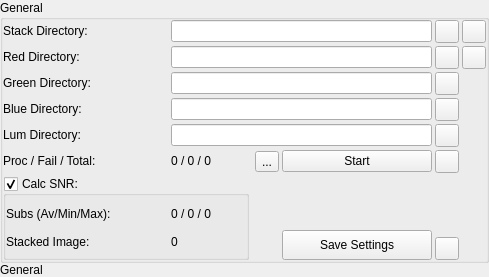
      <widget class="MinimizeWidget" name="GeneralMinimizeWidget">
       <layout class="QVBoxLayout" name="GeneralUnusedVerticalLayout" stretch="0,0">
        <property name="spacing">
         <number>0</number>
        </property>
        <property name="leftMargin">
         <number>0</number>
        </property>
        <property name="topMargin">
         <number>0</number>
        </property>
        <property name="rightMargin">
         <number>0</number>
        </property>
        <property name="bottomMargin">
         <number>0</number>
        </property>
        <item>
         <widget class="QGroupBox" name="GeneralGroupBox">
          <property name="sizePolicy">
           <sizepolicy hsizetype="Expanding" vsizetype="Preferred">
            <horstretch>0</horstretch>
            <verstretch>0</verstretch>
           </sizepolicy>
          </property>
          <property name="title">
           <string>General</string>
          </property>
          <property name="flat">
           <bool>false</bool>
          </property>
          <layout class="QGridLayout" name="gridLayout_6" rowstretch="0,0,0,0,0,0,0">
           <property name="leftMargin">
            <number>0</number>
           </property>
           <property name="topMargin">
            <number>0</number>
           </property>
           <property name="rightMargin">
            <number>0</number>
           </property>
           <property name="bottomMargin">
            <number>0</number>
           </property>
           <property name="spacing">
            <number>3</number>
           </property>
           <item row="5" column="5" colspan="2" alignment="Qt::AlignRight">
            <widget class="QPushButton" name="StartB">
             <property name="sizePolicy">
              <sizepolicy hsizetype="Fixed" vsizetype="Fixed">
               <horstretch>0</horstretch>
               <verstretch>0</verstretch>
              </sizepolicy>
             </property>
             <property name="minimumSize">
              <size>
               <width>150</width>
               <height>0</height>
              </size>
             </property>
             <property name="maximumSize">
              <size>
               <width>80</width>
               <height>16777215</height>
              </size>
             </property>
             <property name="toolTip">
              <string>&lt;html&gt;&lt;head/&gt;&lt;body&gt;&lt;p&gt;Starts watching the Stack Directory and runs stacking.&lt;/p&gt;&lt;/body&gt;&lt;/html&gt;</string>
             </property>
             <property name="text">
              <string>Start</string>
             </property>
            </widget>
           </item>
           <item row="1" column="1" colspan="6">
            <widget class="QLineEdit" name="Red">
             <property name="minimumSize">
              <size>
               <width>100</width>
               <height>0</height>
              </size>
             </property>
             <property name="toolTip">
              <string>The directory containing Red files to stack</string>
             </property>
            </widget>
           </item>
           <item row="5" column="1" colspan="2">
            <widget class="QLabel" name="SubsProcessed">
             <property name="sizePolicy">
              <sizepolicy hsizetype="Fixed" vsizetype="Fixed">
               <horstretch>0</horstretch>
               <verstretch>0</verstretch>
              </sizepolicy>
             </property>
             <property name="minimumSize">
              <size>
               <width>75</width>
               <height>0</height>
              </size>
             </property>
             <property name="toolTip">
              <string>Number of subs successfully processed / failed / total</string>
             </property>
             <property name="text">
              <string>0 / 0 / 0</string>
             </property>
            </widget>
           </item>
           <item row="5" column="8">
            <widget class="QToolButton" name="MonitorB">
             <property name="sizePolicy">
              <sizepolicy hsizetype="Fixed" vsizetype="Fixed">
               <horstretch>0</horstretch>
               <verstretch>0</verstretch>
              </sizepolicy>
             </property>
             <property name="toolTip">
              <string>&lt;html&gt;&lt;head/&gt;&lt;body&gt;&lt;p&gt;Launch Live Stacker Monitor&lt;/p&gt;&lt;/body&gt;&lt;/html&gt;</string>
             </property>
             <property name="text">
              <string />
             </property>
             <property name="icon">
              <iconset theme="utilities-system-monitor" />
             </property>
            </widget>
           </item>
           <item row="2" column="8">
            <widget class="QToolButton" name="GreenDirB">
             <property name="toolTip">
              <string>Green directory chooser dialog</string>
             </property>
             <property name="text">
              <string />
             </property>
             <property name="icon">
              <iconset theme="folder-open" />
             </property>
            </widget>
           </item>
           <item row="0" column="9">
            <widget class="QToolButton" name="StackMultiCB1">
             <property name="sizePolicy">
              <sizepolicy hsizetype="Fixed" vsizetype="Fixed">
               <horstretch>0</horstretch>
               <verstretch>0</verstretch>
              </sizepolicy>
             </property>
             <property name="toolTip">
              <string>&lt;html&gt;&lt;head/&gt;&lt;body&gt;&lt;p&gt;Toggle between mono and multi-channel mode&lt;/p&gt;&lt;/body&gt;&lt;/html&gt;</string>
             </property>
             <property name="text">
              <string />
             </property>
             <property name="icon">
              <iconset theme="go-down" />
             </property>
            </widget>
           </item>
           <item row="0" column="8">
            <widget class="QToolButton" name="StackDirB">
             <property name="sizePolicy">
              <sizepolicy hsizetype="Fixed" vsizetype="Fixed">
               <horstretch>0</horstretch>
               <verstretch>0</verstretch>
              </sizepolicy>
             </property>
             <property name="toolTip">
              <string>&lt;html&gt;&lt;head/&gt;&lt;body&gt;&lt;p&gt;Stack directory chooser dialog&lt;/p&gt;&lt;/body&gt;&lt;/html&gt;</string>
             </property>
             <property name="text">
              <string />
             </property>
             <property name="icon">
              <iconset theme="folder-open" />
             </property>
            </widget>
           </item>
           <item row="3" column="0">
            <widget class="QLabel" name="BlueLabel">
             <property name="sizePolicy">
              <sizepolicy hsizetype="Fixed" vsizetype="Fixed">
               <horstretch>0</horstretch>
               <verstretch>0</verstretch>
              </sizepolicy>
             </property>
             <property name="minimumSize">
              <size>
               <width>165</width>
               <height>0</height>
              </size>
             </property>
             <property name="text">
              <string>Blue Directory:</string>
             </property>
             <property name="buddy">
              <cstring>Blue</cstring>
             </property>
            </widget>
           </item>
           <item row="6" column="0" colspan="3" alignment="Qt::AlignLeft|Qt::AlignVCenter">
            <widget class="QGroupBox" name="CalcSNR">
             <property name="sizePolicy">
              <sizepolicy hsizetype="Fixed" vsizetype="Fixed">
               <horstretch>0</horstretch>
               <verstretch>0</verstretch>
              </sizepolicy>
             </property>
             <property name="minimumSize">
              <size>
               <width>240</width>
               <height>84</height>
              </size>
             </property>
             <property name="toolTip">
              <string>&lt;html&gt;&lt;head/&gt;&lt;body&gt;&lt;p&gt;Check to enable SNR calculations on individual subs and the final image.&lt;/p&gt;&lt;/body&gt;&lt;/html&gt;</string>
             </property>
             <property name="autoFillBackground">
              <bool>false</bool>
             </property>
             <property name="title">
              <string>Calc SNR:</string>
             </property>
             <property name="flat">
              <bool>false</bool>
             </property>
             <property name="checkable">
              <bool>true</bool>
             </property>
             <property name="checked">
              <bool>true</bool>
             </property>
             <layout class="QGridLayout" name="gridLayout_7" rowstretch="0,0">
              <property name="leftMargin">
               <number>0</number>
              </property>
              <property name="topMargin">
               <number>4</number>
              </property>
              <property name="rightMargin">
               <number>0</number>
              </property>
              <property name="bottomMargin">
               <number>0</number>
              </property>
              <property name="horizontalSpacing">
               <number>0</number>
              </property>
              <property name="verticalSpacing">
               <number>4</number>
              </property>
              <item row="0" column="0" alignment="Qt::AlignLeft">
               <widget class="QLabel" name="SubsSNRLabel">
                <property name="sizePolicy">
                 <sizepolicy hsizetype="Fixed" vsizetype="Fixed">
                  <horstretch>0</horstretch>
                  <verstretch>0</verstretch>
                 </sizepolicy>
                </property>
                <property name="minimumSize">
                 <size>
                  <width>165</width>
                  <height>21</height>
                 </size>
                </property>
                <property name="toolTip">
                 <string>&lt;html&gt;&lt;head/&gt;&lt;body&gt;&lt;p&gt;Signal-to-noise ratio Average (mean) / Min / Max  of the processed subs&lt;/p&gt;&lt;/body&gt;&lt;/html&gt;</string>
                </property>
                <property name="lineWidth">
                 <number>0</number>
                </property>
                <property name="text">
                 <string>Subs (Av/Min/Max):</string>
                </property>
               </widget>
              </item>
              <item row="1" column="0">
               <widget class="QLabel" name="ImageSNRLabel">
                <property name="sizePolicy">
                 <sizepolicy hsizetype="Fixed" vsizetype="Fixed">
                  <horstretch>0</horstretch>
                  <verstretch>0</verstretch>
                 </sizepolicy>
                </property>
                <property name="minimumSize">
                 <size>
                  <width>165</width>
                  <height>21</height>
                 </size>
                </property>
                <property name="toolTip">
                 <string>The signal-to-noise ratio of the final image</string>
                </property>
                <property name="text">
                 <string>Stacked Image:</string>
                </property>
                <property name="alignment">
                 <set>Qt::AlignLeading|Qt::AlignLeft|Qt::AlignVCenter</set>
                </property>
               </widget>
              </item>
              <item row="1" column="1">
               <widget class="QLabel" name="ImageSNR">
                <property name="sizePolicy">
                 <sizepolicy hsizetype="Fixed" vsizetype="Fixed">
                  <horstretch>0</horstretch>
                  <verstretch>0</verstretch>
                 </sizepolicy>
                </property>
                <property name="minimumSize">
                 <size>
                  <width>75</width>
                  <height>21</height>
                 </size>
                </property>
                <property name="toolTip">
                 <string>&lt;html&gt;&lt;head/&gt;&lt;body&gt;&lt;p&gt;The signal-to-noise ratio of the final image&lt;/p&gt;&lt;/body&gt;&lt;/html&gt;</string>
                </property>
                <property name="text">
                 <string>0</string>
                </property>
               </widget>
              </item>
              <item row="0" column="1">
               <widget class="QLabel" name="SubsSNR">
                <property name="sizePolicy">
                 <sizepolicy hsizetype="Fixed" vsizetype="Fixed">
                  <horstretch>0</horstretch>
                  <verstretch>0</verstretch>
                 </sizepolicy>
                </property>
                <property name="minimumSize">
                 <size>
                  <width>75</width>
                  <height>21</height>
                 </size>
                </property>
                <property name="toolTip">
                 <string>&lt;html&gt;&lt;head/&gt;&lt;body&gt;&lt;p&gt;Signal-to-noise ratio Average (mean) / Min / Max of the processed subs&lt;/p&gt;&lt;/body&gt;&lt;/html&gt;</string>
                </property>
                <property name="text">
                 <string>0 / 0 / 0</string>
                </property>
               </widget>
              </item>
             </layout>
            </widget>
           </item>
           <item row="5" column="0">
            <widget class="QLabel" name="NumberSubsLabel">
             <property name="sizePolicy">
              <sizepolicy hsizetype="Fixed" vsizetype="Fixed">
               <horstretch>0</horstretch>
               <verstretch>0</verstretch>
              </sizepolicy>
             </property>
             <property name="minimumSize">
              <size>
               <width>165</width>
               <height>0</height>
              </size>
             </property>
             <property name="toolTip">
              <string>Number of subs successfully processed / failed / total</string>
             </property>
             <property name="text">
              <string>Proc / Fail / Total:</string>
             </property>
            </widget>
           </item>
           <item row="3" column="1" colspan="6">
            <widget class="QLineEdit" name="Blue">
             <property name="minimumSize">
              <size>
               <width>100</width>
               <height>0</height>
              </size>
             </property>
             <property name="toolTip">
              <string>The directory containing Blue files to stack</string>
             </property>
             <property name="clearButtonEnabled">
              <bool>true</bool>
             </property>
            </widget>
           </item>
           <item row="6" column="8" alignment="Qt::AlignBottom">
            <widget class="QToolButton" name="HelpB">
             <property name="sizePolicy">
              <sizepolicy hsizetype="Fixed" vsizetype="Fixed">
               <horstretch>0</horstretch>
               <verstretch>0</verstretch>
              </sizepolicy>
             </property>
             <property name="toolTip">
              <string>Open web documentation.</string>
             </property>
             <property name="text">
              <string />
             </property>
             <property name="icon">
              <iconset theme="help-about" />
             </property>
            </widget>
           </item>
           <item row="6" column="4" colspan="3" alignment="Qt::AlignRight|Qt::AlignBottom">
            <widget class="QFrame" name="frame">
             <property name="sizePolicy">
              <sizepolicy hsizetype="Preferred" vsizetype="Fixed">
               <horstretch>0</horstretch>
               <verstretch>0</verstretch>
              </sizepolicy>
             </property>
             <property name="frameShape">
              <enum>QFrame::NoFrame</enum>
             </property>
             <property name="frameShadow">
              <enum>QFrame::Plain</enum>
             </property>
             <layout class="QVBoxLayout" name="verticalLayout">
              <property name="leftMargin">
               <number>0</number>
              </property>
              <property name="topMargin">
               <number>20</number>
              </property>
              <property name="rightMargin">
               <number>0</number>
              </property>
              <property name="bottomMargin">
               <number>0</number>
              </property>
              <item>
               <widget class="FITSMemoryMonitor" name="MemMonitor" native="true">
                <property name="sizePolicy">
                 <sizepolicy hsizetype="Preferred" vsizetype="Fixed">
                  <horstretch>0</horstretch>
                  <verstretch>0</verstretch>
                 </sizepolicy>
                </property>
                <property name="minimumSize">
                 <size>
                  <width>150</width>
                  <height>21</height>
                 </size>
                </property>
                <property name="toolTip">
                 <string>&lt;html&gt;&lt;head/&gt;&lt;body&gt;&lt;p&gt;Memory monitor. Double click to toggle text on / off.&lt;/p&gt;&lt;/body&gt;&lt;/html&gt;</string>
                </property>
               </widget>
              </item>
              <item alignment="Qt::AlignRight">
               <widget class="QPushButton" name="SaveB">
                <property name="sizePolicy">
                 <sizepolicy hsizetype="Fixed" vsizetype="Fixed">
                  <horstretch>0</horstretch>
                  <verstretch>0</verstretch>
                 </sizepolicy>
                </property>
                <property name="minimumSize">
                 <size>
                  <width>150</width>
                  <height>30</height>
                 </size>
                </property>
                <property name="toolTip">
                 <string>&lt;html&gt;&lt;head/&gt;&lt;body&gt;&lt;p&gt;Save Live Stacker parameters&lt;/p&gt;&lt;/body&gt;&lt;/html&gt;</string>
                </property>
                <property name="text">
                 <string>Save Settings</string>
                </property>
               </widget>
              </item>
             </layout>
            </widget>
           </item>
           <item row="1" column="8">
            <widget class="QToolButton" name="RedDirB">
             <property name="toolTip">
              <string>&lt;html&gt;&lt;head/&gt;&lt;body&gt;&lt;p&gt;Red directory chooser dialog&lt;/p&gt;&lt;/body&gt;&lt;/html&gt;</string>
             </property>
             <property name="text">
              <string />
             </property>
             <property name="icon">
              <iconset theme="folder-open" />
             </property>
            </widget>
           </item>
           <item row="4" column="1" colspan="6">
            <widget class="QLineEdit" name="Lum">
             <property name="minimumSize">
              <size>
               <width>100</width>
               <height>0</height>
              </size>
             </property>
             <property name="toolTip">
              <string>The directory containing Lum files to stack</string>
             </property>
             <property name="clearButtonEnabled">
              <bool>true</bool>
             </property>
            </widget>
           </item>
           <item row="4" column="8">
            <widget class="QToolButton" name="LumDirB">
             <property name="toolTip">
              <string>Lum (optional) directory chooser dialog</string>
             </property>
             <property name="text">
              <string />
             </property>
             <property name="icon">
              <iconset theme="folder-open" />
             </property>
            </widget>
           </item>
           <item row="2" column="1" colspan="6">
            <widget class="QLineEdit" name="Green">
             <property name="minimumSize">
              <size>
               <width>100</width>
               <height>0</height>
              </size>
             </property>
             <property name="toolTip">
              <string>The directory containing Green files to stack</string>
             </property>
             <property name="clearButtonEnabled">
              <bool>true</bool>
             </property>
            </widget>
           </item>
           <item row="2" column="0">
            <widget class="QLabel" name="GreenLabel">
             <property name="sizePolicy">
              <sizepolicy hsizetype="Fixed" vsizetype="Fixed">
               <horstretch>0</horstretch>
               <verstretch>0</verstretch>
              </sizepolicy>
             </property>
             <property name="minimumSize">
              <size>
               <width>165</width>
               <height>0</height>
              </size>
             </property>
             <property name="text">
              <string>Green Directory:</string>
             </property>
             <property name="buddy">
              <cstring>Green</cstring>
             </property>
            </widget>
           </item>
           <item row="0" column="0">
            <widget class="QLabel" name="StackLabel">
             <property name="sizePolicy">
              <sizepolicy hsizetype="Fixed" vsizetype="Fixed">
               <horstretch>0</horstretch>
               <verstretch>0</verstretch>
              </sizepolicy>
             </property>
             <property name="minimumSize">
              <size>
               <width>165</width>
               <height>0</height>
              </size>
             </property>
             <property name="toolTip">
              <string>&lt;html&gt;&lt;head/&gt;&lt;body&gt;&lt;p&gt;The directory containing files to stack&lt;/p&gt;&lt;/body&gt;&lt;/html&gt;</string>
             </property>
             <property name="text">
              <string>Stack Directory:</string>
             </property>
             <property name="buddy">
              <cstring>Stack</cstring>
             </property>
            </widget>
           </item>
           <item row="1" column="9">
            <widget class="QToolButton" name="StackMultiCB2">
             <property name="toolTip">
              <string>Toggle between mono and multi-channel mode</string>
             </property>
             <property name="text">
              <string />
             </property>
             <property name="icon">
              <iconset theme="go-up" />
             </property>
            </widget>
           </item>
           <item row="0" column="1" colspan="6">
            <widget class="QLineEdit" name="Stack">
             <property name="minimumSize">
              <size>
               <width>100</width>
               <height>0</height>
              </size>
             </property>
             <property name="toolTip">
              <string>&lt;html&gt;&lt;head/&gt;&lt;body&gt;&lt;p&gt;The directory containing files to stack&lt;/p&gt;&lt;/body&gt;&lt;/html&gt;</string>
             </property>
             <property name="clearButtonEnabled">
              <bool>false</bool>
             </property>
            </widget>
           </item>
           <item row="1" column="0">
            <widget class="QLabel" name="RedLabel">
             <property name="enabled">
              <bool>true</bool>
             </property>
             <property name="sizePolicy">
              <sizepolicy hsizetype="Fixed" vsizetype="Fixed">
               <horstretch>0</horstretch>
               <verstretch>0</verstretch>
              </sizepolicy>
             </property>
             <property name="minimumSize">
              <size>
               <width>165</width>
               <height>0</height>
              </size>
             </property>
             <property name="text">
              <string>Red Directory:</string>
             </property>
             <property name="buddy">
              <cstring>Red</cstring>
             </property>
            </widget>
           </item>
           <item row="3" column="8">
            <widget class="QToolButton" name="BlueDirB">
             <property name="toolTip">
              <string>Blue directory chooser dialog</string>
             </property>
             <property name="text">
              <string />
             </property>
             <property name="icon">
              <iconset theme="folder-open" />
             </property>
            </widget>
           </item>
           <item row="4" column="0">
            <widget class="QLabel" name="LumLabel">
             <property name="sizePolicy">
              <sizepolicy hsizetype="Fixed" vsizetype="Fixed">
               <horstretch>0</horstretch>
               <verstretch>0</verstretch>
              </sizepolicy>
             </property>
             <property name="minimumSize">
              <size>
               <width>165</width>
               <height>0</height>
              </size>
             </property>
             <property name="text">
              <string>Lum Directory:</string>
             </property>
             <property name="buddy">
              <cstring>Lum</cstring>
             </property>
            </widget>
           </item>
           <item row="5" column="4">
            <widget class="QToolButton" name="WebcastB">
             <property name="toolTip">
              <string>&lt;html&gt;&lt;head/&gt;&lt;body&gt;&lt;p&gt;Start / Stop Webcasting stacked images&lt;/p&gt;&lt;/body&gt;&lt;/html&gt;</string>
             </property>
             <property name="text">
              <string>...</string>
             </property>
             <property name="icon">
              <iconset theme="network-wireless" />
             </property>
            </widget>
           </item>
          </layout>
         </widget>
        </item>
        <item>
         <widget class="QLabel" name="GeneralProcMinimized">
          <property name="toolTip">
           <string>Configure general options in this section.</string>
          </property>
          <property name="text">
           <string>General</string>
          </property>
         </widget>
        </item>
       </layout>
      </widget>
